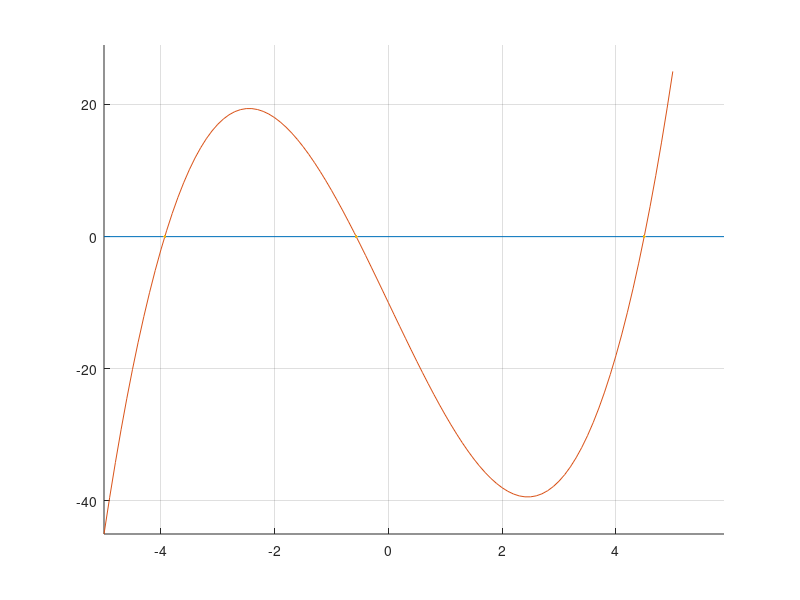

Reproduce this figure in MATLAB. (Note: this script raises an error after producing the figure.)
% -------------------------------------------------------------------------
% MACIUCA GLORIA - RUXANDRA
% Grupa 344
% -------------------------------------------------------------------------
% Ex_8aSecantei.m - Fisier 'script'
% -------------------------------------------------------------------------
%
% Fisier pentru plotarea graficului functiei pe intervalul ales si a
% solutiilor gasite prin Metoda Secantei
%

% Incarcarea schemei de culori 'wesColors'
% Incarcarea solutiilor ecuatiei calculate anterior
load wesColors;
load aproximariEx8d;

% Definirea functiei 'f'
f = @(x) x .^ 3 - 18 .* x - 10;

% Crearea vectorului axaX cu valori in intervalul [-5, 5]
% Crearea vectorului axaY cu valori f(axaX)
axaX = -5:0.1:5;
axaY = f(axaX);

% Crearea unei figuri pentru modificari ulterioare
fGraf = figure('Name', 'Metoda Secantei', 'NumberTitle', 'off');
set (fGraf, 'Color', 'White');

axis ( [-5 5.9 -45 29] );       % Definirea limitelor axelox
hold on;
grid on;
axaOx = plot (xlim, [0 0]);     % Plotare axa Ox
grafic = plot (axaX, axaY);     % Plotare graficul functiei
aproximari = plot (xAprox(1:length(xAprox)), f(xAprox(1:length(xAprox))), ...
    '.');                       % Plotare solutii gasite

% Modificari si adaugiri pentru afisare
g =gca;
g.GridColor = wesColors(8, :);
set (gca, 'FontSize', 8, 'FontName', 'Consolas');
set (gca, 'Box', 'off');
set (gca, 'TickDir', 'out', 'XTick', [-5:5], 'YTick', [-45:5:25]);
set (grafic, 'LineStyle', '-', 'LineWidth', 0.8, 'Color', 'Black');
set (axaOx, 'LineStyle', ':', 'LineWidth', 0.5, 'Color', wesColors(8, :));
set (aproximari, 'Marker', 'o', 'MarkerFaceColor', wesColors(8, :), ...
    'MarkerEdgeColor', 'Black', 'MarkerSize', 7.0);

% Adaugare de text specific fiecarui marker
for i = 1 : length(xAprox)
    x = xAprox(i);
    y = f(xAprox(i));
    mesajMarker = sprintf (strcat ('(', num2str (x, 5), ',\n', num2str (y, 1), ')'));
    textMarker = text (x+0.2, y, mesajMarker, ...
        'FontName', 'Consolas', 'FontSize', 7);
end

% Adaugare de titlu si indicatii pentru axele Ox si Oy
title ('{\bfGraficul functiei} {\itf(x) = x^3 - 18 * x - 10}', ...
    'FontName', 'Consolas', 'FontSize', 11.5, 'FontWeight', 'Normal');
xlabel ('x', 'FontName', 'Consolas', 'FontSize', 10, 'FontWeight', 'Bold');
ylabel ('f(x)', 'FontName', 'Consolas', 'FontSize', 10, 'FontWeight', 'Bold');